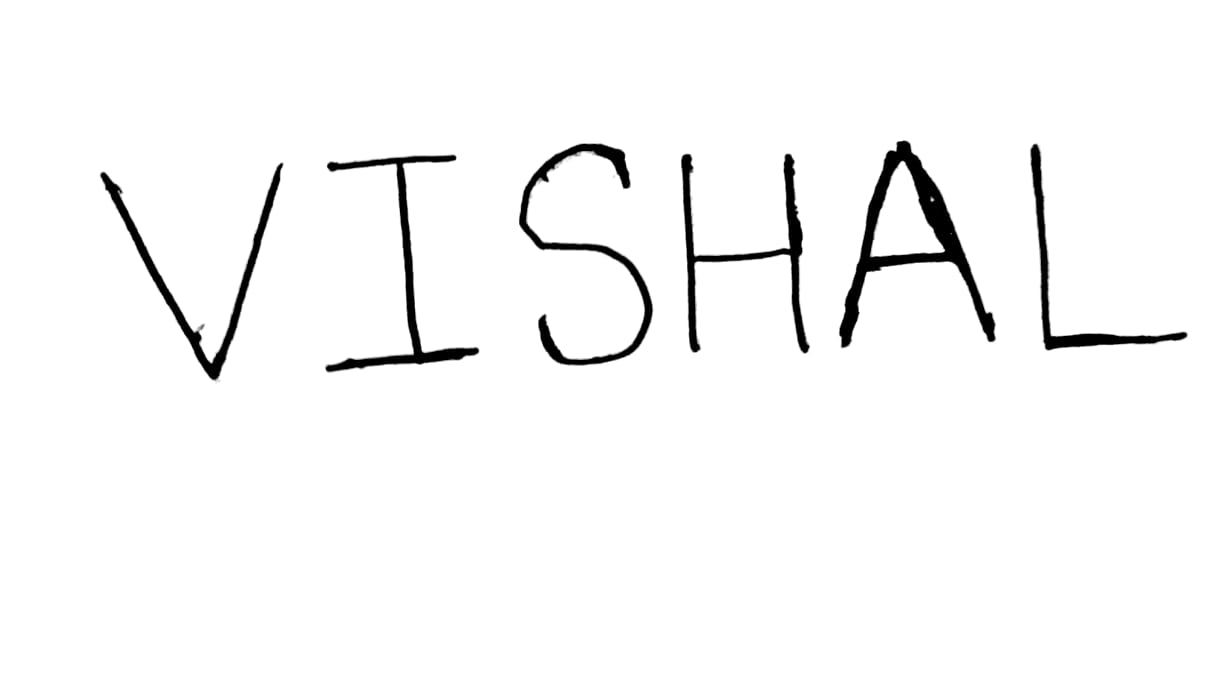
%> input picture TEST_5.jpg, 1224 x 674 px
$ octave OCR.m   (GNU Octave 9; MATLAB toolbox functions it lacks are replaced by stand-ins)
%> lines starting %> are read from the running program, lines starting %| are printed output that depends on the picture; in (x1, y1, x2, y2) boxes, pixels count from 0 and x2, y2 are one past the last pixel; in counts of white or black regions, pixels touching at a corner belong together; the program's own positions count from 1
### lines.m
function [fl re]=lines(im_text)
% [8 lines of commented-out code are left out]
im_text=clip(im_text);
num_fil=size(im_text,1);
for s=1:num_fil
    if sum(im_text(s,:))==0
        nm=im_text(1:s-1, :); % First line matrix
        rm=im_text(s:end, :);% Remain line matrix
        fl = clip(nm);
        re=clip(rm);
        %*-*-*Uncomment lines below to see the result*-*-*-*-
                 %subplot(2,1,1);imshow(fl);
                 %subplot(2,1,2);imshow(re);
        break
    else
        fl=im_text;%Only one line.
        re=[ ];
    end
end

function img_out=clip(img_in)
[f c]=find(img_in);
img_out=img_in(min(f):max(f),min(c):max(c));%Crops image

### OCR.m
% OCR (Optical Character Recognition).


warning off
clc, close all, clear all
imagen=imread('TEST_5.jpg');
%> imagen is the input picture: size 674x1224x3 uint8; min 0, max 255, mean 247.5
imshow(imagen);
title('INPUT IMAGE')

% Convert to gray scale
if size(imagen,3)==3 %RGB image
    imagen=rgb2gray(imagen);
%> imagen: size 674x1224 uint8
end

% Convert to BW
threshold = graythresh(imagen);
%> threshold = 0.529
imagen =~im2bw(imagen,threshold);
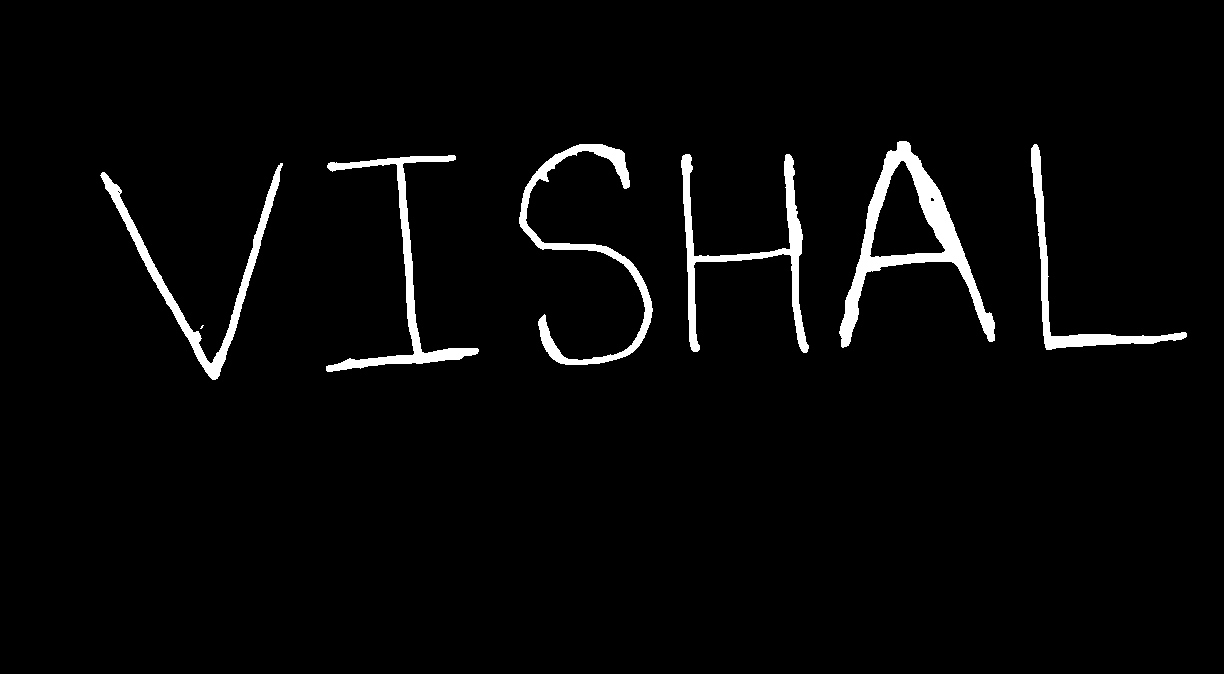
%> imagen: size 674x1224 logical; 3% white; 7 white regions (1 under 20 px), largest, box (x1, y1, x2, y2) and area: (839, 141, 995, 348) 6484, (519, 144, 653, 365) 4050, (681, 154, 809, 353) 3901, (100, 163, 283, 380) 3728, (326, 155, 479, 372) 3712, (1031, 144, 1187, 350) 2833

% Remove all object containing fewer than 50 pixels
imagen = bwareaopen(imagen,50);

%Storage matrix word from image
word=[ ];
re=imagen;

fid = fopen('text.txt', 'wt');

load templates
global templates
% Compute the number of letters in template file
num_letters=size(templates,2);
while 1
    %Fcn 'lines' separate lines in text
    [fl re]=lines(re);
    imgn=fl;
    %Uncomment line below to see lines one by one
    %imshow(fl);pause(0.5)

    % Label and count connected components
    [L Ne] = bwlabel(imgn);
    for n=1:Ne
        [r,c] = find(L==n);
        % Extract letter
        n1=imgn(min(r):max(r),min(c):max(c));
        % Resize letter (same size of template)
        img_r=imresize(n1,[42 24]);
        %Uncomment line below to see letters one by one
        %imshow(img_r);pause(0.5)

        % Call fcn to convert image to text
        letter=read_letter(img_r,num_letters);
        % Letter concatenation
        word=[word letter];
    end

    fprintf(fid,'%s\n',word);

    word=[ ];

    if isempty(re)
        break
    end
end
%> this loop made 1 pass
%> Ne on pass 1: 6
%> pass 1, in clip, `img_out=img_in(min(f):max(f),min(c):max(c));`:
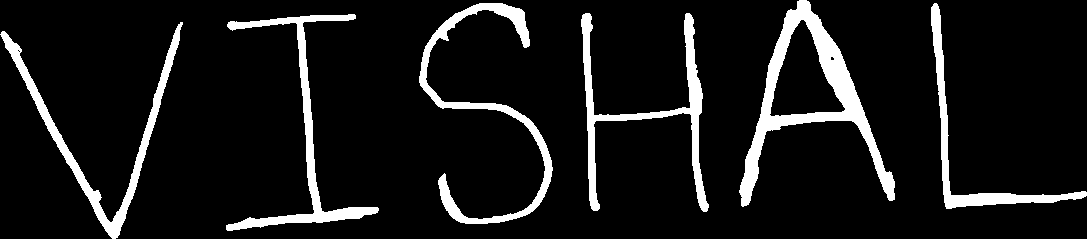
%> img_out: size 239x1087 logical; 9.5% white; 6 white regions, box (x1, y1, x2, y2) and area: (739, 0, 895, 207) 6484, (419, 3, 553, 224) 4050, (581, 13, 709, 212) 3901, (0, 22, 183, 239) 3728, (226, 14, 379, 231) 3712, (931, 3, 1087, 209) 2833
%> pass 1, `[L Ne] = bwlabel(imgn);`:
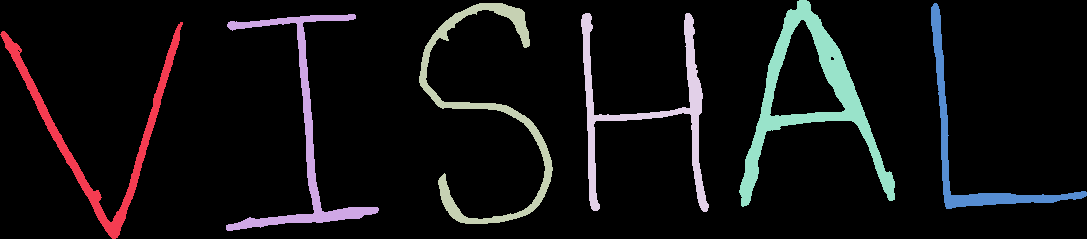
%> L: size 239x1087 double; 7 distinct labels, from 0 to 6; one colour per label, 0 black
fclose(fid);

winopen('text.txt')

clear all
